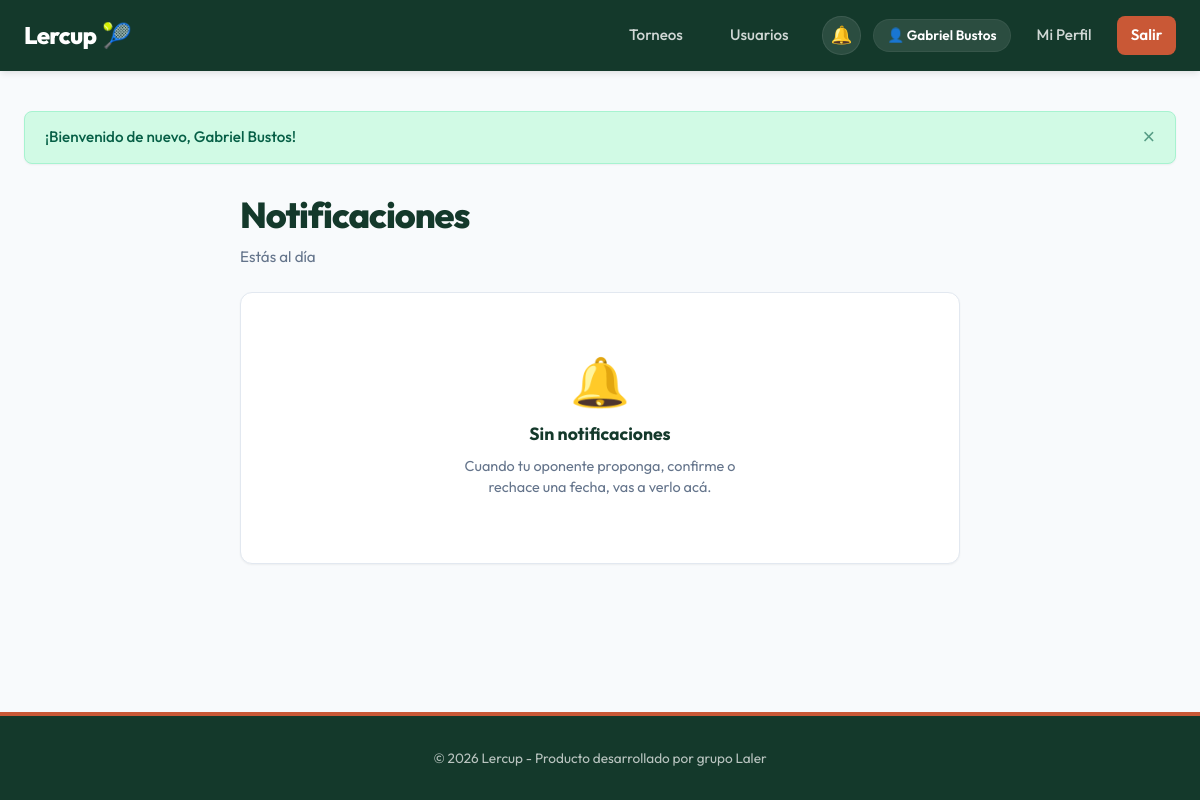
The app's page /notifications (signed in), older data.
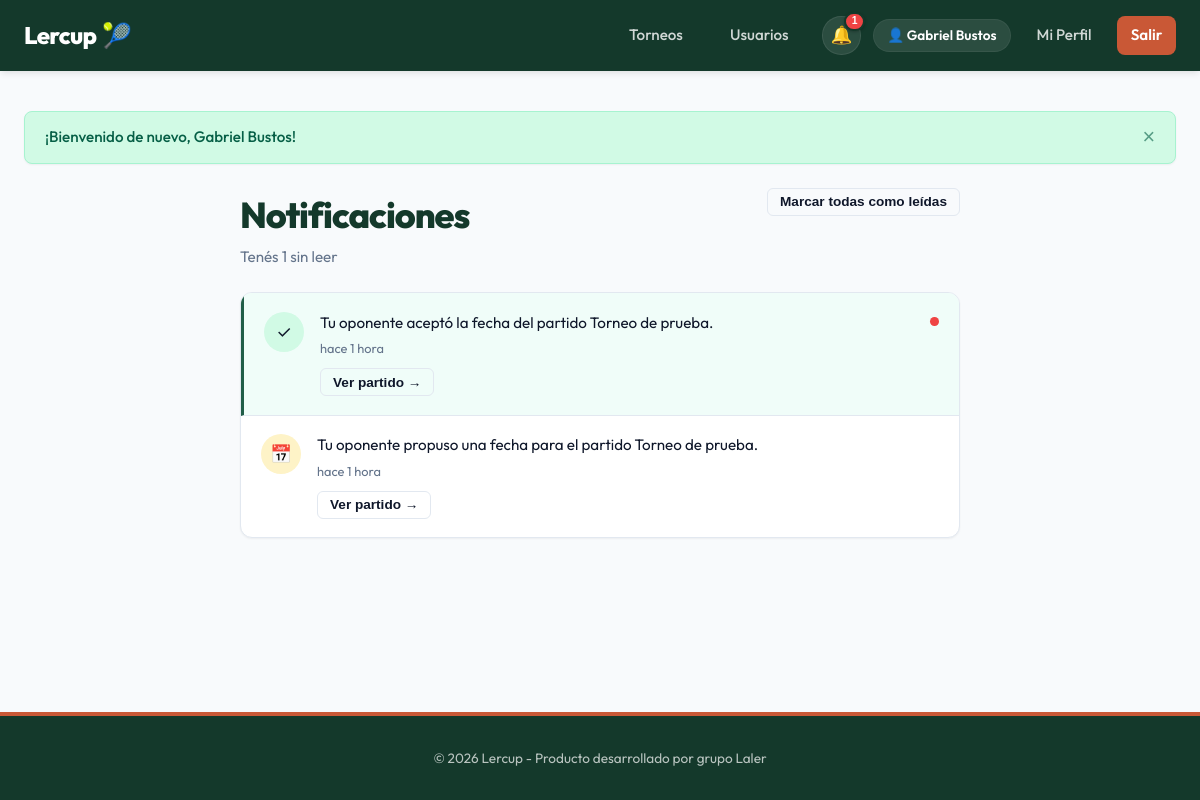
The same page, newer data.
### app/models/notification.py (models this page shows)
class Notification(SQLModel, table=True):
    id: Optional[int] = Field(default=None, primary_key=True)
    user_id: int = Field(foreign_key="user.id", nullable=False, index=True)
    type: str = Field(nullable=False)  # match_proposed, match_confirmed, match_rejected
    message: str = Field(nullable=False)
    related_match_id: Optional[int] = Field(
        foreign_key="match.id", default=None, nullable=True
    )
    is_read: bool = Field(default=False)
    created_at: datetime = Field(default_factory=datetime.utcnow)
    user: "User" = Relationship(
        sa_relationship_kwargs={"primaryjoin": "Notification.user_id == User.id"}
    )
    related_match: Optional["Match"] = Relationship(
        sa_relationship_kwargs={"primaryjoin": "Notification.related_match_id == Match.id"}
    )

### app/routes/web/notifications.py (the view)
@router.get("")
def list_notifications(
    request: Request,
    db: Session = Depends(get_session),
    current_user: User = Depends(get_current_user_or_redirect),
):
    notifications = NotificationService.get_all_notifications(db, current_user.id)
    return render_template(request, db, "notifications/list.html", {
        "notifications": notifications,
        "active_page": "notifications",
    })

### app/templates/notifications/list.html (shortened to what this page needs)
{% extends "base.html" %}
{% block content %}
<div class="page-narrow">
    <div class="notification-page-header">
        <div>
            <h1 style="margin-bottom: 0.25rem;">Notificaciones</h1>
            <p class="notification-page-subtitle">
                {% if unread_notification_count > 0 %}
                    Tenés {{ unread_notification_count }} sin leer
                {% else %}
                    Estás al día
                {% endif %}
            </p>
        </div>
        {% if unread_notification_count > 0 %}
            <form method="post" action="/notifications/mark-all-read">
                <button type="submit" class="btn btn-outline btn-sm">Marcar todas como leídas</button>
            </form>
        {% endif %}
    </div>
    <div class="card" style="padding: 0; overflow: hidden;">
        {% if notifications %}
            <div class="notification-list">
                {% for n in notifications %}
                    <div class="notification-item {% if not n.is_read %}notification-unread{% endif %}">
                        <div class="notification-type-icon {% if n.type == 'match_proposed' %}notification-type-icon--proposed{% elif n.type == 'match_confirmed' %}notification-type-icon--confirmed{% elif n.type == 'match_rejected' %}notification-type-icon--rejected{% else %}notification-type-icon--default{% endif %}">
                            {% if n.type == 'match_proposed' %}📅
                            {% elif n.type == 'match_confirmed' %}✓
                            {% elif n.type == 'match_rejected' %}✕
                            {% else %}🔔{% endif %}
                        </div>
                        <div class="notification-body">
                            <p class="notification-message">{{ n.message }}</p>
                            <p class="notification-time" title="{{ n.created_at.strftime('%d/%m/%Y %H:%M') }}">{{ n.created_at | time_ago }}</p>
                            {% if n.related_match_id %}
                                <form method="post" action="/notifications/{{ n.id }}/read" style="margin-top: 0.6rem;">
                                    <button type="submit" class="btn btn-outline btn-sm">Ver partido →</button>
                                </form>
                            {% endif %}
                        </div>
                        {% if not n.is_read %}
                            <span class="notification-dot" title="Sin leer" aria-label="Sin leer"></span>
                        {% endif %}
                    </div>
                {% endfor %}
            </div>
        {% else %}
            <div class="empty-state" style="padding: 4rem 2rem;">
                <div class="empty-state-icon">🔔</div>
                <h3>Sin notificaciones</h3>
                <p>Cuando tu oponente proponga, confirme o rechace una fecha, vas a verlo acá.</p>
            </div>
        {% endif %}
    </div>
</div>
{% endblock %}

### app/templates/base.html (shortened to what this page needs)
<!DOCTYPE html>
<html lang="es">
<head>
    <link rel="stylesheet" href="/static/css/app.css">
</head>
<body>
    <header>
        <div class="navbar">
            <a href="/" class="nav-brand">
                Lercup<span>🎾</span>
            </a>
            <nav>
                <ul class="nav-menu">
                    <li><a href="/tournaments" class="nav-link {% if active_page == 'tournaments' %}active{% endif %}">Torneos</a></li>
                    <li><a href="/users" class="nav-link {% if active_page == 'users' %}active{% endif %}">Usuarios</a></li>
                    {% if current_user %}
                        <li class="nav-actions-group">
                            <div class="notification-menu">
                                <button type="button" class="notification-bell" aria-label="Notificaciones{% if unread_notification_count > 0 %} ({{ unread_notification_count }} sin leer){% endif %}" aria-expanded="false">
                                    <span class="notification-bell-icon" aria-hidden="true">🔔</span>
                                    {% if unread_notification_count > 0 %}
                                        <span class="notification-badge" aria-hidden="true">{{ unread_notification_count }}</span>
                                    {% endif %}
                                </button>
                            </div>
                            <div class="user-menu">
                                <span class="user-badge">👤 {{ current_user.full_name }}</span>
                                <a href="/users/profile/{{ current_user.id }}" class="nav-link {% if active_page == 'profile' %}active{% endif %}">Mi Perfil</a>
                                <a href="/auth/logout" class="nav-link nav-btn">Salir</a>
                            </div>
                        </li>
                    {% else %}
                        <li><a href="/auth/login" class="nav-link">Iniciar Sesión</a></li>
                        <li><a href="/auth/register" class="nav-link nav-btn">Registrarse</a></li>
                    {% endif %}
                </ul>
            </nav>
        </div>
    </header>
    <main>
        {% if messages %}
            <div class="alerts-container">
                {% for msg in messages %}
                    <div class="alert alert-{{ msg.type }}">
                        <span>{{ msg.text }}</span>
                        <button class="close-btn">&times;</button>
                    </div>
                {% endfor %}
            </div>
        {% endif %}
        {% block content %}
        {% endblock %}
    </main>
    <footer>
        <p>&copy; 2026 Lercup - Producto desarrollado por grupo Laler</p>
    </footer>
</body>
</html>

Row changes from the older to the newer data that the page shows:
added Notification: message "Tu oponente aceptó la fecha del partido Torneo de prueba.", created_at "hace 1 hora", is_read False (drawn), type "match_confirmed" (drawn)
added Notification: message "Tu oponente propuso una fecha para el partido Torneo de prueba.", created_at "hace 1 hora", is_read True (drawn), type "match_proposed" (drawn)
Text that changed along with them:
{{ unread_notification_count }}: (not shown) → "1"
text no longer shown: "Estás al día 🔔 Sin notificaciones Cuando tu oponente proponga, confirme o rechace una fecha, vas a verlo acá."
text now shown: "Tenés sin leer Marcar todas como leídas"
